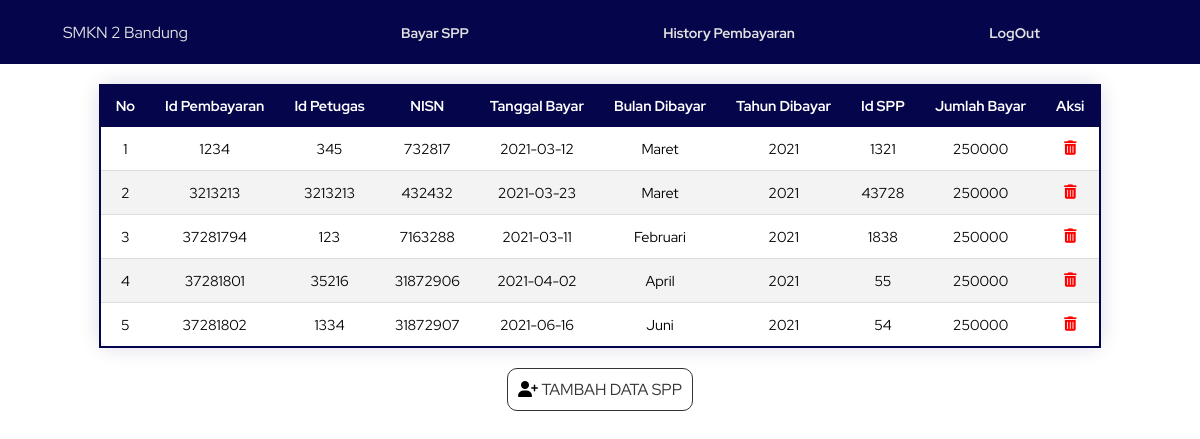
Screenshot of /history_pembayaran/history-petugas.php with the database file from the repository.
### tables this page shows
CREATE TABLE `pembayaran` (
  `id_pembayaran` int(11) NOT NULL,
  `id_petugas` int(11) NOT NULL,
  `nisn` varchar(10) NOT NULL,
  `tgl_bayar` date NOT NULL,
  `bulan_dibayar` varchar(8) NOT NULL,
  `tahun_dibayar` varchar(4) NOT NULL,
  `id_spp` int(11) NOT NULL,
  `jumlah_bayar` int(11) NOT NULL
);

### history_pembayaran/history-petugas.php (the view, shortened to what this page needs)
<html>
<head>
	<link rel="stylesheet" href="../css/style-indexed.css">
	<link rel="stylesheet" href="../css/style.css">
</head>
<body>
<nav>
<div class="logo"> <a href="../petugas-index.php"> SMKN 2 Bandung </a></div>
         <ul class="navs-link">
            <li><a href="../bayar_spp/bayar-petugas.php" class="button active">Bayar SPP</a></li>
            <li><a href="history-petugas.php?level=petugas" class="button-history">History Pembayaran</a></li>
            <li><a href="../login/login.php" class="button-logout">LogOut</a></li>
        </ul>
</nav>
	<table class="styled-table">
    <thead>
        <tr>
		<th>No</th>
			<th>Id Pembayaran</th>
			<th>Id Petugas</th>
			<th>NISN</th>
			<th>Tanggal Bayar</th>
			<th>Bulan Dibayar</th>
			<th>Tahun Dibayar</th>
			<th>Id SPP</th>
			<th>Jumlah Bayar</th>
			<th>Aksi</th>
        </tr>
    </thead>
    <tbody>
	<?php
		$link = mysqli_connect("localhost", "root", "", "appspp");
		$query_mysql = mysqli_query($link, "SELECT * FROM pembayaran");
		$nomor = 1;
		while($data = mysqli_fetch_array($query_mysql)){
		?>
        <tr>
		<td><?php echo $nomor++; ?></td>
			<td><?php echo $data['id_pembayaran']; ?></td>
			<td><?php echo $data['id_petugas']; ?></td>
			<td><?php echo $data['nisn']; ?></td>
			<td><?php echo $data['tgl_bayar']; ?></td>
			<td><?php echo $data['bulan_dibayar']; ?></td>
			<td><?php echo $data['tahun_dibayar']; ?></td>
			<td><?php echo $data['id_spp']; ?></td>
			<td><?php echo $data['jumlah_bayar']; ?></td>
			<td>
			<a class="hapus" href="hapus-petugas.php?id_pembayaran=<?php echo $data['id_pembayaran']; ?>"> <span style="color:red;"><i class="fas fa-trash-alt icon-f"></span></i></a>
			</td>
        </tr>
		<?php } ?>
    </tbody>
</table>
<div class="button_cont" align="center">
<a class="btn-tmbah" href="../bayar_spp/bayar-petugas.php" target="_blank" rel=""> <span style="color:black;"><i class="fas fa-user-plus"></i></span> Tambah Data SPP</a>
</div>
	<br>
	<br>
</body>
</html>

### css/style-indexed.css (style rules this page uses)
* { font-family: "Red Hat Display", sans-serif; }
body { margin: 0px; padding: 0px; box-sizing: border-box; height: 100vh; }
nav { display: flex; justify-content: space-around; align-items: center; min-height: 8vh; background-color: rgb(4, 5, 75); padding: 5px; }
.logo { color: rgb(226, 226, 226); }
.logo a { text-decoration: none; color: rgb(226, 226, 226); }
.navs-link { display: flex; justify-content: space-around; width: 70%; }
.navs-link li { list-style: none; }
.navs-link a { color: #e2e2e2; text-decoration: none; font-weight: bold; font-size: 14px; }
.navs-link a, .crudli button { transition: 0.3s; }
.active { color: rgb(201, 160, 28); }

### css/style.css (style rules this page uses)
* { margin: 0px; padding: 0px; box-sizing: border-box; }
.styled-table { border-collapse: collapse; margin-top: 20px; margin-left: auto; margin-right: auto; font-size: 0.9em; font-family: sans-serif; min-width: 400px; box-shadow: 0 0 20px rgba(18, 13, 94, 0.15); }
table { border-radius: 1em; }
.styled-table thead tr { background-color: rgb(4, 5, 75); color: #ffffff; text-align: center; border-left: 2px solid rgb(4, 5, 75); border-right: 2px solid rgb(4, 5, 75); }
.styled-table th, .styled-table td { padding: 12px 15px; text-align: center; }
.styled-table tbody tr { border-bottom: 1px solid #dddddd; border-left: 2px solid rgb(4, 5, 75); border-right: 2px solid rgb(4, 5, 75); }
.styled-table tbody tr:nth-of-type(even) { background-color: #f3f3f3; }
.styled-table tbody tr:last-of-type { border-bottom: 2px solid rgb(4, 5, 75); }
.btn-tmbah { color: rgb(53, 51, 51) !important; text-transform: uppercase; text-decoration: none; background: #ffffff; padding: 10px; border: 1px solid rgb(53, 51, 51) !important; display: inline-block; transition: all 0.4s ease 0s; margin-top: 20px; border-radius: 10px; }
.logo a { text-decoration: none; color: rgb(226, 226, 226); }

### rows the page displays
pembayaran: id_pembayaran "1234", id_petugas "345", nisn "732817", tgl_bayar "2021-03-12", bulan_dibayar "Maret", tahun_dibayar "2021", id_spp "1321", jumlah_bayar "250000"
pembayaran: id_pembayaran "3213213", id_petugas "3213213", nisn "432432", tgl_bayar "2021-03-23", bulan_dibayar "Maret", tahun_dibayar "2021", id_spp "43728", jumlah_bayar "250000"
pembayaran: id_pembayaran "37281794", id_petugas "123", nisn "7163288", tgl_bayar "2021-03-11", bulan_dibayar "Februari", tahun_dibayar "2021", id_spp "1838", jumlah_bayar "250000"
pembayaran: id_pembayaran "37281801", id_petugas "35216", nisn "31872906", tgl_bayar "2021-04-02", bulan_dibayar "April", tahun_dibayar "2021", id_spp "55", jumlah_bayar "250000"
pembayaran: id_pembayaran "37281802", id_petugas "1334", nisn "31872907", tgl_bayar "2021-06-16", bulan_dibayar "Juni", tahun_dibayar "2021", id_spp "54", jumlah_bayar "250000"
